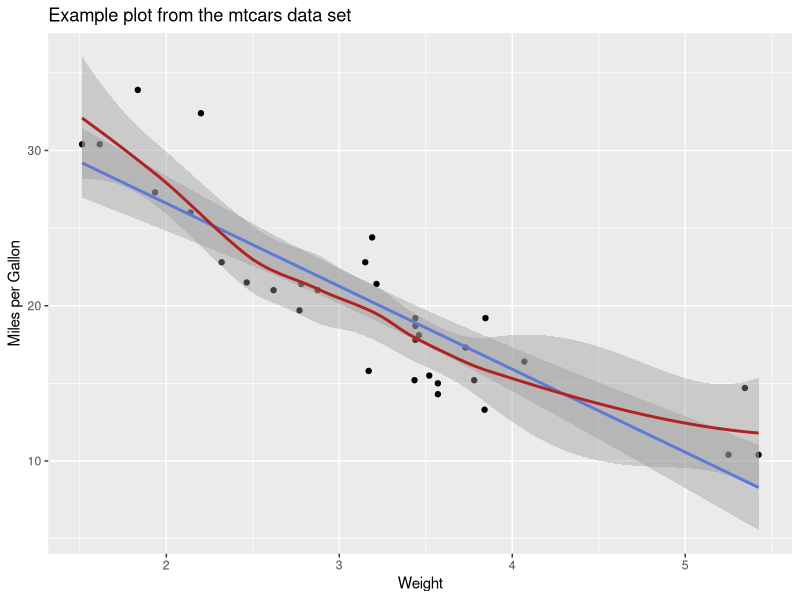

Generate this figure with R:
## ---- chunk 1
knitr::opts_chunk$set(echo = TRUE)
## ---- chunk 2
x = 5
y = 2
z = x + y
print(z)

w = sqrt(z)
print(w)
## ---- chunk 3
library(tidyverse)
library(ggplot2)
## ---- chunk 4
df = mtcars %>% 
  select(mpg, wt, cyl)

ggplot(data=df, aes(x=wt, y=mpg)) +
  geom_point() +
  geom_smooth(method="lm") +
  geom_smooth(col="firebrick")+
  labs(title="Example plot from the mtcars data set", 
       x="Weight",
       y="Miles per Gallon")

